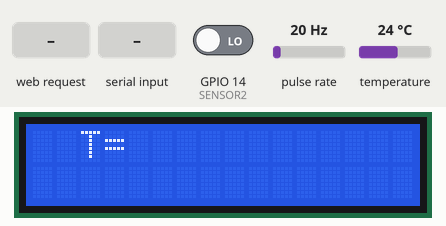
The sketch below on a simulated ESP32-S3. Parts: 16×2 character LCD. Wiring (inferred from the names in the program): pulse sensor: data GPIO 13. Inputs (shaded band) come from the test bench; at power-on: temperature 24 °C, GPIO 14 (SENSOR2) LOW, pulse rate 20 Hz. WiFi joins after 1.5 s; servers stay silent unless stated; what the sketch prints to the serial monitor is not drawn.

Above: at 2.8 s.
2.9 s: temperature set to 12 °C
4.6 s: GPIO 14 (SENSOR2) driven HIGH
7.0 s: temperature set to 19 °C
8.5 s: HTTP request GET /temperaturec received
10.8 s: "TEMPERATUREC" received over the second serial link
13.1 s: temperature set to 28 °C
Timing chart, 0 to 15.7 s (numbered marks = the images above; inputs shaded):
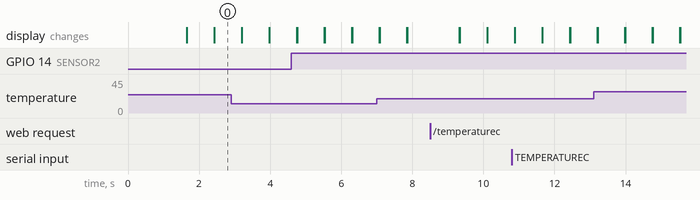

The sketch:

Wifi_y_Tem_cauda__keypad_sensorprese_pantallalcd_V1.ino
```cpp
/*********
  Rui Santos
  Complete project details at https://RandomNerdTutorials.com
*********/

// Import required libraries
#ifdef ESP32
  #include <WiFi.h>
  #include <ESPAsyncWebServer.h>
#else
  #include <Arduino.h>
  #include <ESP8266WiFi.h>
  #include <Hash.h>
  #include <ESPAsyncTCP.h>
  #include <ESPAsyncWebServer.h>
#endif
#include <OneWire.h>
#include <DallasTemperature.h>
#include <Keypad.h>
#include <SoftwareSerial.h>
#include <LiquidCrystal_I2C.h>
#include <Wire.h>

// Data wire is connected to GPIO 4
#define ONE_WIRE_BUS 12
#define SENSOR 13
#define SENSOR2 14

#define ACTION 9 // define pin 9 as for ACTION
#define ACTION0 36 //Fria

LiquidCrystal_I2C lcd(0x27,16,2);
SoftwareSerial BTSerial(12, 11);

int pinOut1 = 11;  //fria
int pinOut2 = 10; //caliente
int pinOut3 =6;   //bomba

// Setup a oneWire instance to communicate with any OneWire devices
OneWire ourWire(ONE_WIRE_BUS);

// Pass our oneWire reference to Dallas Temperature sensor
DallasTemperature sensors(&ourWire);


const byte rowsCount = 4;
const byte columsCount = 4;
char pulsacion,key1 = ' ';


char keys[rowsCount][columsCount] = {
   { '1','2','3', 'A' },
   { '4','5','6', 'B' },
   { '7','8','9', 'C' },
   { '*','0','#', 'D' }
};

byte rowPins[rowsCount] =      {6,7,8,9};//36,34,32,30
byte columnPins[columsCount] = {2,3,4,5};//28,26,24,22


int i;
int pulsacion1;
int seg1,min1,hor1,ano1,mes1,dia1; //Hora que trae el reloj DS1307RTC
int min2,hor2; //Hora que defino yo como alarma. Solo me interesan la hora y los minutos

Keypad Teclado1 = Keypad(makeKeymap(keys), rowPins, columnPins, rowsCount, columsCount); //Creamos lo que va a ser nuestro Keypad, que llamaremos "Teclado1"


int L;


// Declaramos la variable del tipo time_t
time_t fecha;

boolean caudalimetro = false;
boolean MensajeTepAgua = false;
boolean electrovalvula = false;
boolean RelevadorBomba = false;
boolean termometro = false;

//ThingerESP8266 thing(USERNAME, DEVICE_ID, DEVICE_CREDENTIAL);
long currentMillis = 0;
long previousMillis = 0;
int interval = 1000;
//boolean ledState = LOW;
float calibrationFactor = 4.5;
volatile byte pulseCount;
byte pulse1Sec = 0;
float flowRate;
unsigned int flowMilliLitres;
unsigned long totalMilliLitres;
void IRAM_ATTR pulseCounter()
{
  pulseCount++;
}


// Replace with your network credentials

char ssid[]           = "INFINITUMvjzu";      // this is changed
const char* password  = "1456987jesus";  // this is fine

// Create AsyncWebServer object on port 80
AsyncWebServer server(80);

String readDSTemperatureC() {
  // Call sensors.requestTemperatures() to issue a global temperature and Requests to all devices on the bus
  sensors.requestTemperatures();
  float tempC = sensors.getTempCByIndex(0);

  if(tempC == -127.00) {
    Serial.println("Failed to read from DS18B20 sensor");
    return "--";
  } else {
    Serial.print("Temperature Celsius: ");
    Serial.println(tempC);
  }
  return String(tempC);
}

String readDSTemperatureF() {
  // Call sensors.requestTemperatures() to issue a global temperature and Requests to all devices on the bus
  sensors.requestTemperatures();
  float tempF = sensors.getTempFByIndex(0);

  if(int(tempF) == -196){
    Serial.println("Failed to read from DS18B20 sensor");
    return "--";
  } else {
    Serial.print("Temperature Fahrenheit: ");
    Serial.println(tempF);
  }
  return String(tempF);
}

const char index_html[] PROGMEM = R"rawliteral(
<!DOCTYPE HTML><html>
<head>
  <meta name="viewport" content="width=device-width, initial-scale=1">
  <link rel="stylesheet" href="https://use.fontawesome.com/releases/v5.7.2/css/all.css" integrity="sha384-fnmOCqbTlWIlj8LyTjo7mOUStjsKC4pOpQbqyi7RrhN7udi9RwhKkMHpvLbHG9Sr" crossorigin="anonymous">
  <style>
    html {
     font-family: Arial;
     display: inline-block;
     margin: 0px auto;
     text-align: center;
    }
    h2 { font-size: 3.0rem; }
    p { font-size: 3.0rem; }
    .units { font-size: 1.2rem; }
    .ds-labels{
      font-size: 1.5rem;
      vertical-align:middle;
      padding-bottom: 15px;
    }
  </style>
</head>
<body>
  <h2>ESP DS18B20 Server</h2>
   <p>
    <i class="fas fa-thermometer-half" style="color:#059e8a;"></i>
    <span class="ds-labels">Litros</span>
    <span id="totalMilliLitres">%TOTALMILILITRES%</span>
    <sup class="units">&ml;ml</sup>
  </p>


  <p>
    <i class="fas fa-thermometer-half" style="color:#059e8a;"></i>
    <span class="ds-labels">Temperature Celsius</span>
    <span id="temperaturec">%TEMPERATUREC%</span>
    <sup class="units">&deg;C</sup>
  </p>
  <p>
    <i class="fas fa-thermometer-half" style="color:#059e8a;"></i>
    <span class="ds-labels">Temperature Fahrenheit</span>
    <span id="temperaturef">%TEMPERATUREF%</span>
    <sup class="units">&deg;F</sup>
  </p>
</body>
<script>

setInterval(function ( ) {
  var xhttp = new XMLHttpRequest();
  xhttp.onreadystatechange = function() {
    if (this.readyState == 4 && this.status == 200) {
      document.getElementById("totalMilliLitres").innerHTML = this.responseText;
    }
  };
  xhttp.open("GET", "/totalMilliLitres", true);
  xhttp.send();
}, 10000) ;


setInterval(function ( ) {
  var xhttp = new XMLHttpRequest();
  xhttp.onreadystatechange = function() {
    if (this.readyState == 4 && this.status == 200) {
      document.getElementById("temperaturec").innerHTML = this.responseText;
    }
  };
  xhttp.open("GET", "/temperaturec", true);
  xhttp.send();
}, 10000) ;
setInterval(function ( ) {
  var xhttp = new XMLHttpRequest();
  xhttp.onreadystatechange = function() {
    if (this.readyState == 4 && this.status == 200) {
      document.getElementById("temperaturef").innerHTML = this.responseText;
    }
  };
  xhttp.open("GET", "/temperaturef", true);
  xhttp.send();
}, 10000) ;
</script>
</html>)rawliteral";

// Replaces placeholder with DHT values
String processor(const String& var){
  //Serial.println(var);
  if(var == "TEMPERATUREC"){
    return readDSTemperatureC();
  }
  else if(var == "TEMPERATUREF"){
    return readDSTemperatureF();
  }
  return String();
}

void setup(){
  // Serial port for debugging purposes
  Wire.begin();
  Serial.begin(115200);
  Serial.println();
  BTSerial.begin(38400);

lcd.backlight();
  //Iniciamos la pantalla
  lcd.init();
lcd.begin(16,2);

  // Start up the DS18B20 library
  sensors.begin();
    Serial.begin(115200);
  //thing.add_wifi(SSID, SSID_PASSWORD);
  pinMode(SENSOR, INPUT_PULLUP);
  pulseCount = 0;
  flowRate = 0.0;
  flowMilliLitres = 0;
  totalMilliLitres = 0;
  previousMillis = 0;
  attachInterrupt(digitalPinToInterrupt(SENSOR), pulseCounter, FALLING);


  // Connect to Wi-Fi
  WiFi.begin(ssid, password);
  Serial.println("Connecting to WiFi");
  while (WiFi.status() != WL_CONNECTED) {
    delay(500);
    Serial.print(".");
  }
  Serial.println();

  // Print ESP Local IP Address
  Serial.println(WiFi.localIP());

  // Route for root / web page
  server.on("/", HTTP_GET, [](AsyncWebServerRequest *request){
    request->send_P(200, "text/html", index_html, processor);
  });
  server.on("/temperaturec", HTTP_GET, [](AsyncWebServerRequest *request){
    request->send_P(200, "text/plain", readDSTemperatureC().c_str());
  });
  server.on("/temperaturef", HTTP_GET, [](AsyncWebServerRequest *request){
    request->send_P(200, "text/plain", readDSTemperatureF().c_str());
  });
  // Start server
  server.begin();
}

void loop(){
if (BTSerial.available())
    Serial.write(BTSerial.read());
  if (Serial.available())
    BTSerial.write(Serial.read());


 currentMillis = millis();
  {if (currentMillis - previousMillis > interval)
  {
    pulse1Sec = pulseCount;
    pulseCount = 0;
    flowRate = ((1000.0 / (millis() - previousMillis)) * pulse1Sec) / calibrationFactor;
    previousMillis = millis();
    flowMilliLitres = (flowRate / 60) * 1000;
    totalMilliLitres += flowMilliLitres;

      //LCD_2004();
      }
    // Print the flow rate for this second in litres / minute
    //Serial.print("Flow rate: ");
    //Serial.print(int(flowRate));  // Print the integer part of the variable
    //Serial.print("L/min");
    //Serial.print("\t");       // Print tab space
    // Print the cumulative total of litres flowed since starting
    //Serial.print("Output Liquid Quantity: ");
    //Serial.print(totalMilliLitres);
    //Serial.print("mL / ");
    //Serial.print(totalMilliLitres / 1000);
    //Serial.println("L");

    //thing["data"] >> [](pson& out){
    //out["Flow Rate"] = flowRate;
    //out["Total"]= totalMilliLitres;
     }
    //thing.handle();
    //thing.stream(thing["data"])


    //char myKey = Teclado1.getKey();

  //if (key1 != NULL){
    //Serial.print("Key pressed: ");
    //Serial.println(key1);
  //}

{  L =digitalRead(SENSOR2);// read the sensor

      if(L == 1){
    Serial.println("  === All clear");
     digitalWrite(ACTION,HIGH);
    digitalWrite(pinOut2, HIGH);
    digitalWrite(pinOut3, LOW);
  }
  else {
    digitalWrite(pinOut2, LOW);
   // digitalWrite(pinOut3, LOW);
     Serial.println(" Obstacle detected");
     digitalWrite(ACTION,LOW);// turn the relay OFF
      //delay(40000);
      }
}

  //if (caudalimetro){ver_caudalimetro();}
//if (MensajeTepAgua){ver_EscogerTepmAgua();}
//if (electrovalvula){ver_electrovalvula();}
//if (RelevadorBomba){ver_relevadorBomba();}
//if (sensorPresencia){ver_sensorPresenciaElecvalve();}
//if (termometro){ver_termometro();}

   lcd.clear();
lcd.setCursor(2, 0);
lcd.print("T= ");
sensors.requestTemperatures();   //Se envía el comando para leer la temperatura
float temp= sensors.getTempCByIndex(0); //Se obtiene la temperatura en ºC
lcd.print(temp);
//lcd.println(" C");
}
```
